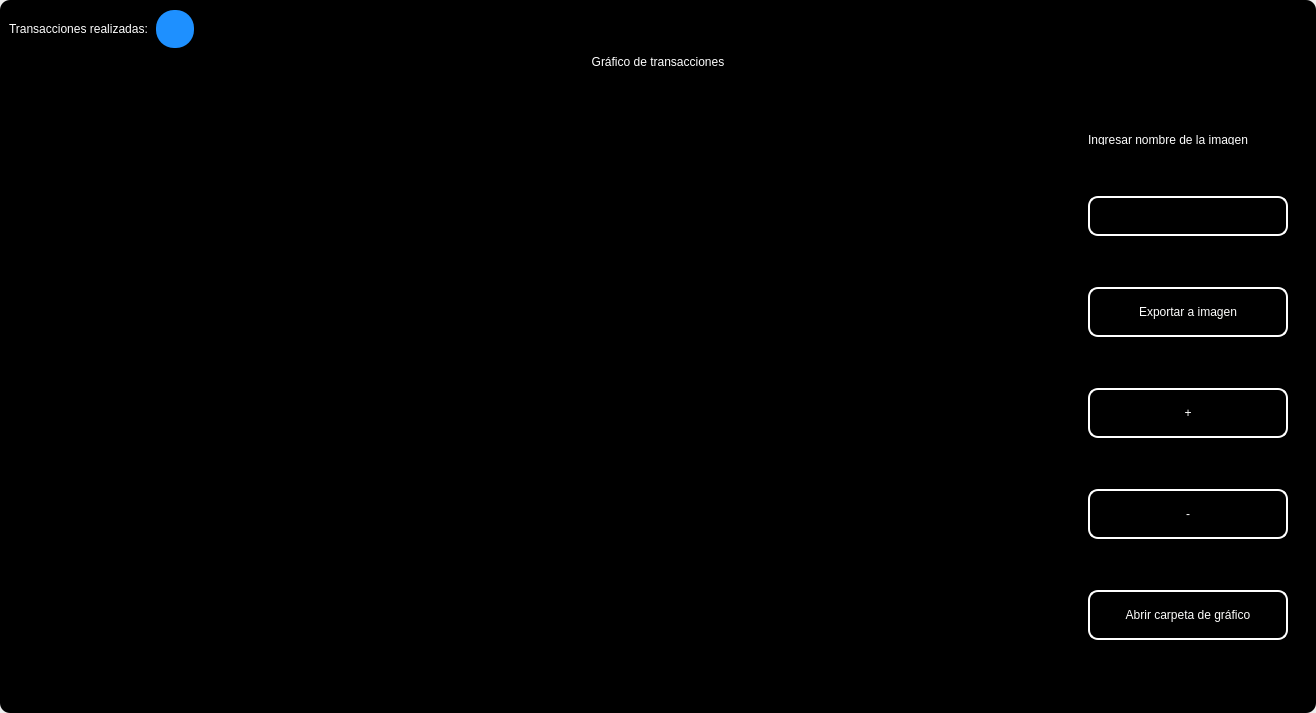
<?xml version="1.0" encoding="UTF-8"?>
<ui version="4.0">
 <class>MainWindow</class>
 <widget class="QMainWindow" name="MainWindow">
  <property name="geometry">
   <rect>
    <x>0</x>
    <y>0</y>
    <width>1316</width>
    <height>713</height>
   </rect>
  </property>
  <property name="windowTitle">
   <string>MainWindow</string>
  </property>
  <property name="styleSheet">
   <string notr="true"/>
  </property>
  <widget class="QWidget" name="centralwidget">
   <property name="styleSheet">
    <string notr="true"/>
   </property>
   <layout class="QVBoxLayout" name="verticalLayout">
    <property name="spacing">
     <number>0</number>
    </property>
    <property name="leftMargin">
     <number>0</number>
    </property>
    <property name="topMargin">
     <number>0</number>
    </property>
    <property name="rightMargin">
     <number>0</number>
    </property>
    <property name="bottomMargin">
     <number>0</number>
    </property>
    <item>
     <widget class="QFrame" name="frame">
      <property name="enabled">
       <bool>true</bool>
      </property>
      <property name="styleSheet">
       <string notr="true">
QFrame {
border-radius:10px;
	background-color: rgb(0, 0, 0);
 }
</string>
      </property>
      <property name="frameShape">
       <enum>QFrame::StyledPanel</enum>
      </property>
      <property name="frameShadow">
       <enum>QFrame::Raised</enum>
      </property>
      <layout class="QVBoxLayout" name="verticalLayout_2">
       <item>
        <widget class="QFrame" name="frame_superior">
         <property name="minimumSize">
          <size>
           <width>0</width>
           <height>40</height>
          </size>
         </property>
         <property name="maximumSize">
          <size>
           <width>16777215</width>
           <height>40</height>
          </size>
         </property>
         <property name="styleSheet">
          <string notr="true">QPushButton{
border-radius:18px;
}

QPushButton:hover{
	background-color: rgb(0, 0, 0);
}
</string>
         </property>
         <property name="frameShape">
          <enum>QFrame::StyledPanel</enum>
         </property>
         <property name="frameShadow">
          <enum>QFrame::Raised</enum>
         </property>
         <layout class="QHBoxLayout" name="horizontalLayout_3">
          <property name="spacing">
           <number>4</number>
          </property>
          <property name="leftMargin">
           <number>0</number>
          </property>
          <property name="topMargin">
           <number>0</number>
          </property>
          <property name="rightMargin">
           <number>0</number>
          </property>
          <property name="bottomMargin">
           <number>0</number>
          </property>
          <item>
           <widget class="QLabel" name="label_3">
            <property name="styleSheet">
             <string notr="true">color: rgb(255, 255, 255);
font: 15pt &quot;MS Shell Dlg 2&quot;;</string>
            </property>
            <property name="text">
             <string>Transacciones realizadas: </string>
            </property>
           </widget>
          </item>
          <item>
           <widget class="QPushButton" name="btn_exit_2">
            <property name="minimumSize">
             <size>
              <width>38</width>
              <height>38</height>
             </size>
            </property>
            <property name="maximumSize">
             <size>
              <width>38</width>
              <height>38</height>
             </size>
            </property>
            <property name="cursor">
             <cursorShape>ArrowCursor</cursorShape>
            </property>
            <property name="styleSheet">
             <string notr="true">background-color: #1E90FF;</string>
            </property>
            <property name="text">
             <string/>
            </property>
            <property name="iconSize">
             <size>
              <width>35</width>
              <height>35</height>
             </size>
            </property>
           </widget>
          </item>
          <item>
           <spacer name="horizontalSpacer_2">
            <property name="orientation">
             <enum>Qt::Horizontal</enum>
            </property>
            <property name="sizeHint" stdset="0">
             <size>
              <width>443</width>
              <height>20</height>
             </size>
            </property>
           </spacer>
          </item>
          <item>
           <widget class="QPushButton" name="btn_exit">
            <property name="minimumSize">
             <size>
              <width>38</width>
              <height>38</height>
             </size>
            </property>
            <property name="maximumSize">
             <size>
              <width>38</width>
              <height>38</height>
             </size>
            </property>
            <property name="cursor">
             <cursorShape>PointingHandCursor</cursorShape>
            </property>
            <property name="text">
             <string/>
            </property>
            <property name="iconSize">
             <size>
              <width>35</width>
              <height>35</height>
             </size>
            </property>
           </widget>
          </item>
          <item>
           <widget class="QPushButton" name="bt_minimizar">
            <property name="minimumSize">
             <size>
              <width>38</width>
              <height>38</height>
             </size>
            </property>
            <property name="maximumSize">
             <size>
              <width>38</width>
              <height>38</height>
             </size>
            </property>
            <property name="cursor">
             <cursorShape>PointingHandCursor</cursorShape>
            </property>
            <property name="text">
             <string/>
            </property>
            <property name="icon">
             <iconset>
              <normaloff>image/minus.svg</normaloff>image/minus.svg</iconset>
            </property>
            <property name="iconSize">
             <size>
              <width>38</width>
              <height>38</height>
             </size>
            </property>
           </widget>
          </item>
          <item>
           <widget class="QPushButton" name="bt_maximizar">
            <property name="minimumSize">
             <size>
              <width>38</width>
              <height>38</height>
             </size>
            </property>
            <property name="maximumSize">
             <size>
              <width>38</width>
              <height>38</height>
             </size>
            </property>
            <property name="cursor">
             <cursorShape>PointingHandCursor</cursorShape>
            </property>
            <property name="text">
             <string/>
            </property>
            <property name="icon">
             <iconset>
              <normaloff>image/chevron-up.svg</normaloff>image/chevron-up.svg</iconset>
            </property>
            <property name="iconSize">
             <size>
              <width>38</width>
              <height>38</height>
             </size>
            </property>
           </widget>
          </item>
          <item>
           <widget class="QPushButton" name="bt_restaurar">
            <property name="minimumSize">
             <size>
              <width>38</width>
              <height>38</height>
             </size>
            </property>
            <property name="maximumSize">
             <size>
              <width>38</width>
              <height>38</height>
             </size>
            </property>
            <property name="cursor">
             <cursorShape>PointingHandCursor</cursorShape>
            </property>
            <property name="text">
             <string/>
            </property>
            <property name="icon">
             <iconset>
              <normaloff>image/chevron-down.svg</normaloff>image/chevron-down.svg</iconset>
            </property>
            <property name="iconSize">
             <size>
              <width>38</width>
              <height>38</height>
             </size>
            </property>
           </widget>
          </item>
          <item>
           <widget class="QPushButton" name="bt_cerrar">
            <property name="minimumSize">
             <size>
              <width>38</width>
              <height>38</height>
             </size>
            </property>
            <property name="maximumSize">
             <size>
              <width>38</width>
              <height>38</height>
             </size>
            </property>
            <property name="cursor">
             <cursorShape>PointingHandCursor</cursorShape>
            </property>
            <property name="text">
             <string/>
            </property>
            <property name="icon">
             <iconset>
              <normaloff>image/x.svg</normaloff>image/x.svg</iconset>
            </property>
            <property name="iconSize">
             <size>
              <width>38</width>
              <height>38</height>
             </size>
            </property>
           </widget>
          </item>
         </layout>
        </widget>
       </item>
       <item>
        <widget class="QLabel" name="label">
         <property name="styleSheet">
          <string notr="true">font: 30pt &quot;MS Shell Dlg 2&quot;;
color: rgb(255, 255, 255);</string>
         </property>
         <property name="text">
          <string>Gráfico de transacciones</string>
         </property>
         <property name="alignment">
          <set>Qt::AlignCenter</set>
         </property>
        </widget>
       </item>
       <item>
        <widget class="QFrame" name="frame_3">
         <property name="minimumSize">
          <size>
           <width>0</width>
           <height>0</height>
          </size>
         </property>
         <property name="frameShape">
          <enum>QFrame::StyledPanel</enum>
         </property>
         <property name="frameShadow">
          <enum>QFrame::Raised</enum>
         </property>
         <layout class="QHBoxLayout" name="horizontalLayout_4">
          <property name="leftMargin">
           <number>9</number>
          </property>
          <property name="topMargin">
           <number>9</number>
          </property>
          <property name="rightMargin">
           <number>9</number>
          </property>
          <item>
           <widget class="QGraphicsView" name="graphics_view">
            <property name="dragMode">
             <enum>QGraphicsView::NoDrag</enum>
            </property>
            <property name="transformationAnchor">
             <enum>QGraphicsView::NoAnchor</enum>
            </property>
           </widget>
          </item>
          <item>
           <layout class="QVBoxLayout" name="verticalLayout_4">
            <property name="spacing">
             <number>10</number>
            </property>
            <property name="sizeConstraint">
             <enum>QLayout::SetDefaultConstraint</enum>
            </property>
            <property name="leftMargin">
             <number>10</number>
            </property>
            <property name="topMargin">
             <number>10</number>
            </property>
            <property name="rightMargin">
             <number>10</number>
            </property>
            <property name="bottomMargin">
             <number>10</number>
            </property>
            <item>
             <widget class="QLabel" name="label_2">
              <property name="minimumSize">
               <size>
                <width>10</width>
                <height>10</height>
               </size>
              </property>
              <property name="maximumSize">
               <size>
                <width>500</width>
                <height>10</height>
               </size>
              </property>
              <property name="styleSheet">
               <string notr="true">color: rgb(255, 255, 255);
font: 10pt &quot;MS Shell Dlg 2&quot;;</string>
              </property>
              <property name="text">
               <string>Ingresar nombre de la imagen</string>
              </property>
             </widget>
            </item>
            <item>
             <widget class="QLineEdit" name="name_imagetxt">
              <property name="sizePolicy">
               <sizepolicy hsizetype="Fixed" vsizetype="Fixed">
                <horstretch>0</horstretch>
                <verstretch>0</verstretch>
               </sizepolicy>
              </property>
              <property name="minimumSize">
               <size>
                <width>200</width>
                <height>35</height>
               </size>
              </property>
              <property name="maximumSize">
               <size>
                <width>150</width>
                <height>40</height>
               </size>
              </property>
              <property name="styleSheet">
               <string notr="true">QLabel {
	color: rgb(255, 255, 254);
	font: 12pt &quot;Arial&quot;;
	background-color: rgba(0, 0, 0,0);
}

QTextEdit{
background-color: rgba(0, 0, 0,0);
border-radius:10px; 
font: 12pt &quot;Arial&quot;;
color: rgb(255, 255, 254);
border: 2px solid  rgb(255, 255, 255);

}

QTextEdit:hover{
background-color: rgba(0, 0, 0,0);
border-radius:10px; 
font: 12pt &quot;Arial&quot;;
border: 2px solid  rgb(120, 0, 171);
}

QTextEdit:focus{
background-color: rgb(0, 0, 0);
border-radius:10px; 
font: 12pt &quot;Arial&quot;;
border: 2px solid rgb(120, 0, 171);
}

QLineEdit{
background-color: rgba(0, 0, 0,0);
border-radius:10px; 
font: 12pt &quot;Arial&quot;;
color: rgb(255, 255, 254);
border: 2px solid  rgb(255, 255, 255);

}

QLineEdit:hover{
background-color: rgba(0, 0, 0,0);
border-radius:10px; 
font: 12pt &quot;Arial&quot;;
border: 2px solid  rgb(120, 0, 171);
}

QLineEdit:focus{
background-color: rgb(0, 0, 0);
border-radius:10px; 
font: 12pt &quot;Arial&quot;;
border: 2px solid rgb(120, 0, 171);
}

QCheckBox{
	font: 12pt &quot;Arial&quot;;
	color: rgb(255, 255, 255);
}

QCheckBox::indicator {
    width: 18px;
    height:18px;
}

QCheckBox::indicator:unchecked {
   background-image: url(image/square.svg);
}

QCheckBox::indicator:checked {
   background-image: url(image/check-square.svg);
}

QPushButton{
border-radius:10px; 
font: 12pt &quot;Arial&quot;;
color: rgb(255, 255, 254);
border: 2px solid #ffffff;
}

QPushButton:hover{
border-radius:10px; 
font: 12pt &quot;Arial&quot;;
color: rgb(255, 255, 255);
border: 2px solid rgb(120, 0, 171);
	background-color: rgb(120, 0, 171);
}
</string>
              </property>
              <property name="alignment">
               <set>Qt::AlignLeading|Qt::AlignLeft|Qt::AlignVCenter</set>
              </property>
             </widget>
            </item>
            <item>
             <widget class="QPushButton" name="btn_export_image">
              <property name="minimumSize">
               <size>
                <width>50</width>
                <height>40</height>
               </size>
              </property>
              <property name="maximumSize">
               <size>
                <width>300</width>
                <height>50</height>
               </size>
              </property>
              <property name="cursor">
               <cursorShape>PointingHandCursor</cursorShape>
              </property>
              <property name="styleSheet">
               <string notr="true">QPushButton{
border-radius:10px; 
font: 12pt &quot;Arial&quot;;
color: rgb(255, 255, 254);
border: 2px solid #ffffff;
}

QPushButton:hover{
border-radius:10px; 
font: 12pt &quot;Arial&quot;;
color: rgb(255, 255, 255);
border: 2px solid rgb(120, 0, 171);
	background-color: rgb(120, 0, 171);
}</string>
              </property>
              <property name="text">
               <string>Exportar a imagen</string>
              </property>
              <property name="iconSize">
               <size>
                <width>35</width>
                <height>35</height>
               </size>
              </property>
             </widget>
            </item>
            <item>
             <widget class="QPushButton" name="zoom_in_button">
              <property name="minimumSize">
               <size>
                <width>0</width>
                <height>40</height>
               </size>
              </property>
              <property name="maximumSize">
               <size>
                <width>300</width>
                <height>50</height>
               </size>
              </property>
              <property name="cursor">
               <cursorShape>PointingHandCursor</cursorShape>
              </property>
              <property name="styleSheet">
               <string notr="true">QPushButton{
border-radius:10px; 
font: 20pt &quot;Arial&quot;;
color: rgb(255, 255, 254);
border: 2px solid #ffffff;
}

QPushButton:hover{
border-radius:10px; 
font: 12pt &quot;Arial&quot;;
color: rgb(255, 255, 255);
border: 2px solid rgb(120, 0, 171);
	background-color: rgb(120, 0, 171);
}</string>
              </property>
              <property name="text">
               <string>+</string>
              </property>
              <property name="iconSize">
               <size>
                <width>35</width>
                <height>35</height>
               </size>
              </property>
             </widget>
            </item>
            <item>
             <widget class="QPushButton" name="zoom_out_button">
              <property name="minimumSize">
               <size>
                <width>0</width>
                <height>40</height>
               </size>
              </property>
              <property name="maximumSize">
               <size>
                <width>300</width>
                <height>50</height>
               </size>
              </property>
              <property name="cursor">
               <cursorShape>PointingHandCursor</cursorShape>
              </property>
              <property name="styleSheet">
               <string notr="true">QPushButton{
border-radius:10px; 
font: 20pt &quot;Arial&quot;;
color: rgb(255, 255, 254);
border: 2px solid #ffffff;
}

QPushButton:hover{
border-radius:10px; 
font: 12pt &quot;Arial&quot;;
color: rgb(255, 255, 255);
border: 2px solid rgb(120, 0, 171);
	background-color: rgb(120, 0, 171);
}</string>
              </property>
              <property name="text">
               <string>-</string>
              </property>
              <property name="iconSize">
               <size>
                <width>35</width>
                <height>35</height>
               </size>
              </property>
             </widget>
            </item>
            <item>
             <widget class="QPushButton" name="open_explore_file">
              <property name="minimumSize">
               <size>
                <width>0</width>
                <height>40</height>
               </size>
              </property>
              <property name="maximumSize">
               <size>
                <width>300</width>
                <height>50</height>
               </size>
              </property>
              <property name="cursor">
               <cursorShape>PointingHandCursor</cursorShape>
              </property>
              <property name="styleSheet">
               <string notr="true">QPushButton{
border-radius:10px; 
font: 12pt &quot;Arial&quot;;
color: rgb(255, 255, 254);
border: 2px solid #ffffff;
}

QPushButton:hover{
border-radius:10px; 
font: 12pt &quot;Arial&quot;;
color: rgb(255, 255, 255);
border: 2px solid rgb(120, 0, 171);
	background-color: rgb(120, 0, 171);
}</string>
              </property>
              <property name="text">
               <string>Abrir carpeta de gráfico</string>
              </property>
              <property name="iconSize">
               <size>
                <width>35</width>
                <height>35</height>
               </size>
              </property>
             </widget>
            </item>
           </layout>
          </item>
         </layout>
        </widget>
       </item>
      </layout>
     </widget>
    </item>
   </layout>
  </widget>
 </widget>
 <resources/>
 <connections/>
</ui>
